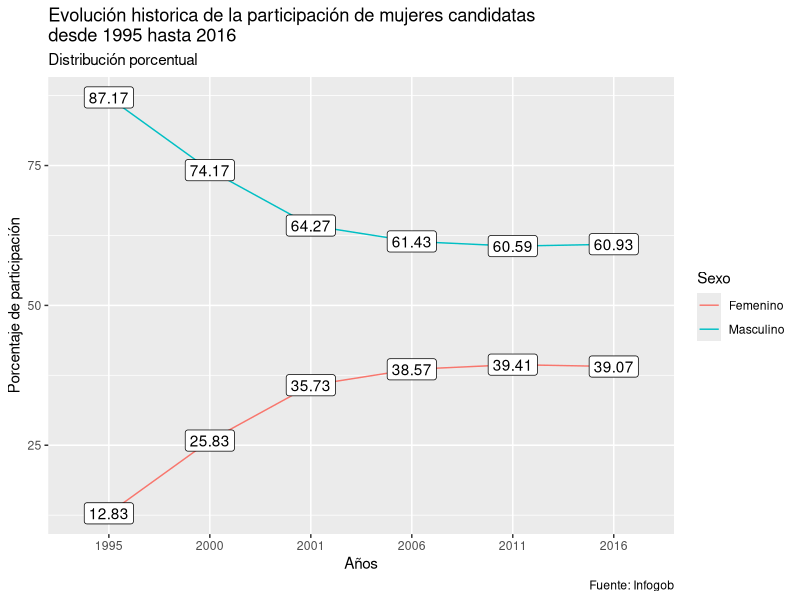
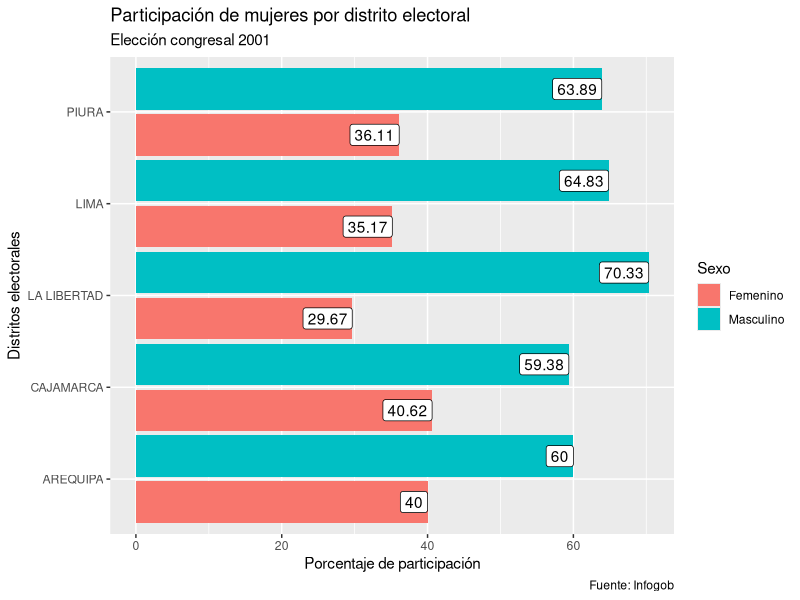
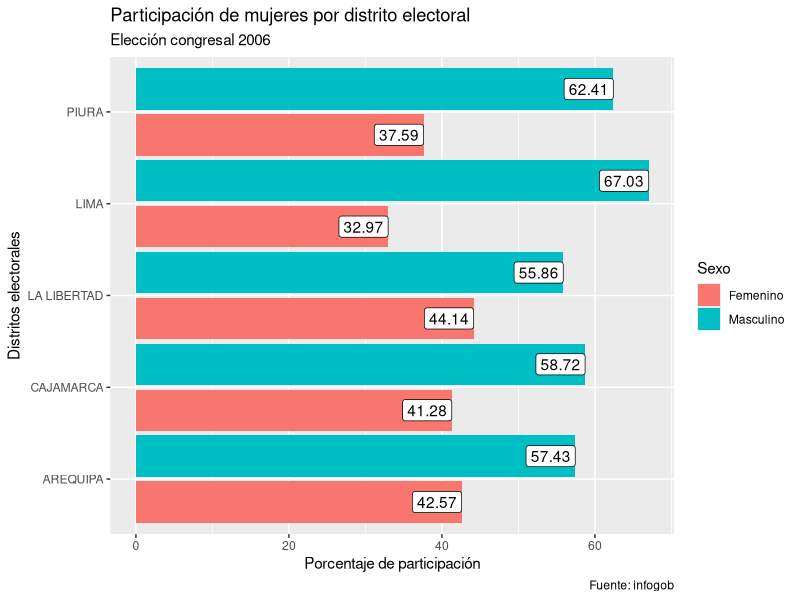
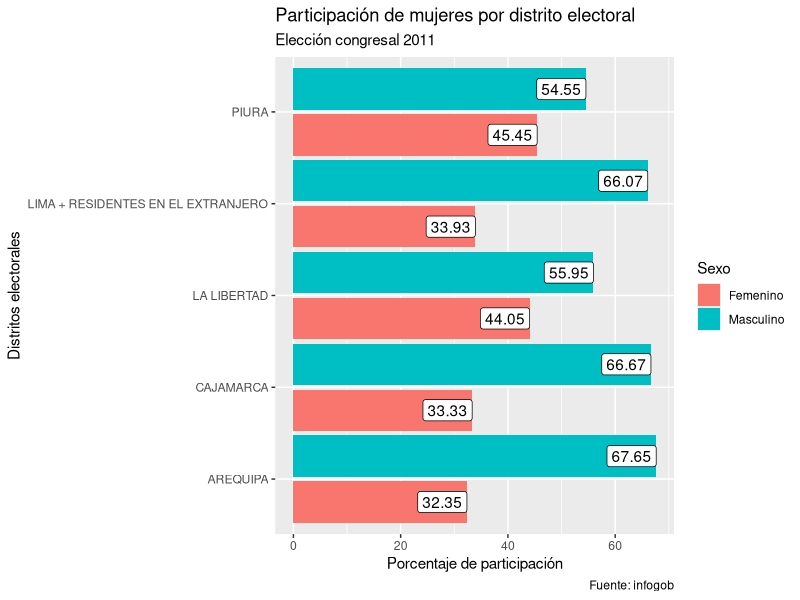
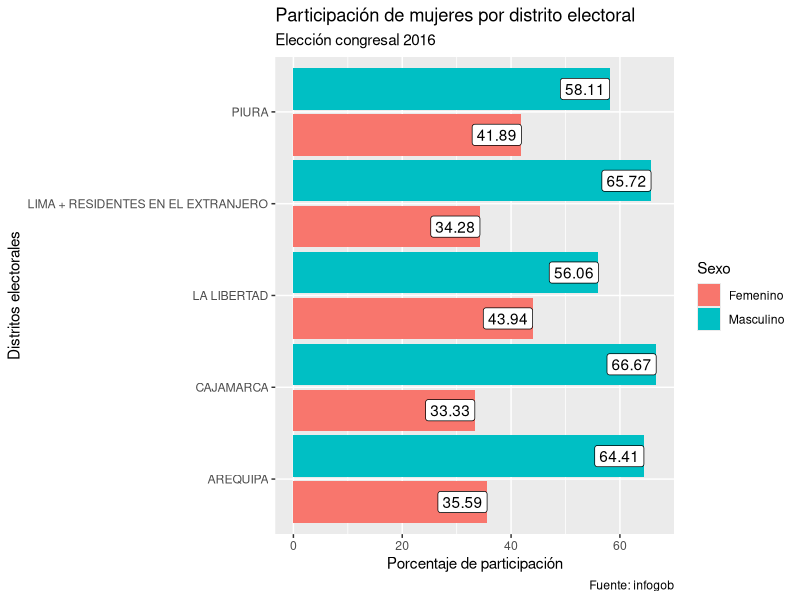
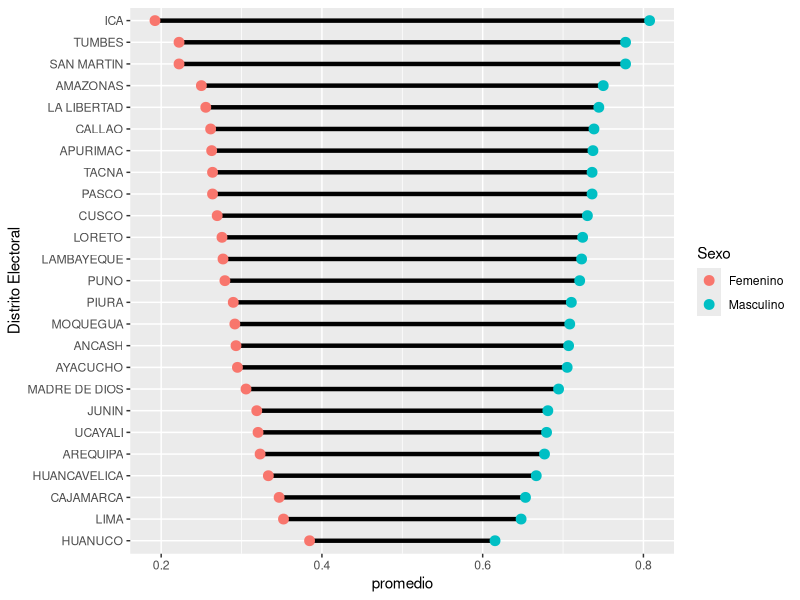
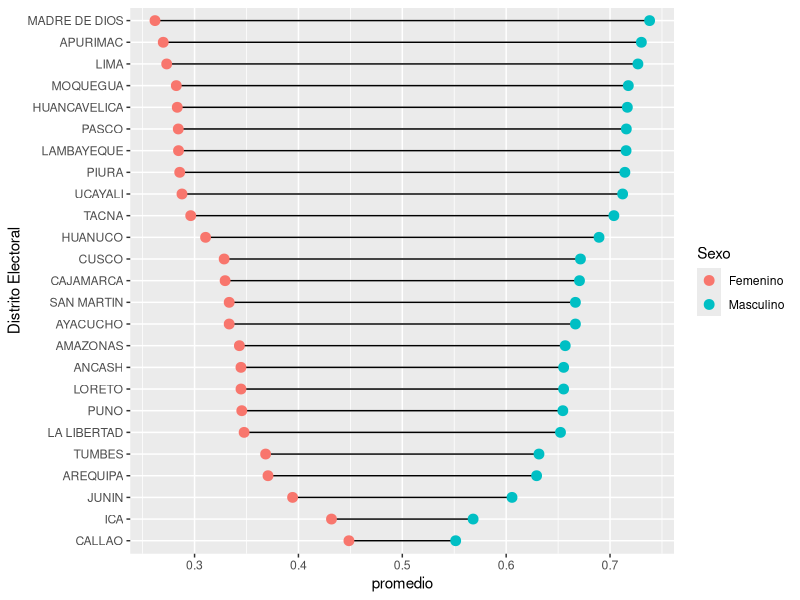
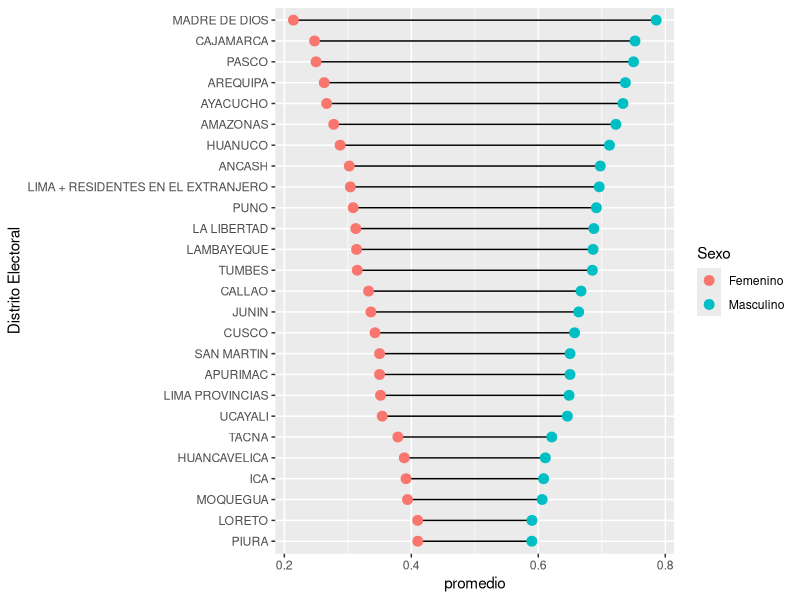

These charts were generated, in order, by the following R code:
## ---- chunk 1
library(tidyverse)
library(readxl)
## ---- chunk 2
autoridades1995 <- read_excel("data/EG1995_Candidatos_Congresal.xlsx")
autoridades1995 <- autoridades1995 %>% select(-c(Cargo))
autoridades1995 <- autoridades1995 %>% mutate(Año_eleccion = "1995")

autoridades2000 <- read_excel("data/EG2000_Candidatos_Congresal.xlsx")
autoridades2000 <- autoridades2000 %>% select(-c(Cargo))
autoridades2000 <- autoridades2000 %>% mutate(Año_eleccion = "2000")

autoridades2001 <- read_excel("data/EG2001_Candidatos_Congresal.xlsx")
autoridades2001 <- autoridades2001 %>% select(-c(Cargo))
autoridades2001 <- autoridades2001 %>% mutate(Año_eleccion = "2001")

autoridades2006 <- read_excel("data/EG2006_Candidatos_Congresal.xlsx")
autoridades2006 <- autoridades2006 %>% select(-c(Cargo))
autoridades2006 <- autoridades2006 %>% mutate(Año_eleccion = "2006")

autoridades2011 <- read_excel("data/EG2011_Candidatos_Congresal.xlsx")
autoridades2011 <- autoridades2011 %>% select(-c(Cargo))
autoridades2011 <- autoridades2011 %>% mutate(Año_eleccion = "2011")

autoridades2016 <- read_excel("data/EG2016_Candidatos_Congresal.xlsx")
autoridades2016 <- autoridades2016 %>% select(-c(Cargo))
autoridades2016 <- autoridades2016 %>% mutate(Año_eleccion = "2016")

Candidatos_congresales <-
  bind_rows(
    autoridades1995,
    autoridades2000,
    autoridades2001,
    autoridades2006,
    autoridades2011,
    autoridades2016
  )

resultados2016 <- read_excel("data/EG2016_Resultados_Congresal.xlsx")
resultados2016 <- resultados2016 %>% select("Distrito electoral", Electores)

## ---- chunk 3
historico <- Candidatos_congresales %>%
  count(Año_eleccion, Sexo) %>%
  group_by(Año_eleccion) %>%
  mutate(porcentaje = n / sum(n) * 100) %>%
  mutate(porcentajes = round(porcentaje,2))
## ---- chunk 4
participación2001 <- Candidatos_congresales %>%
  filter(Año_eleccion == "2001") %>%
  count(`Distrito Electoral`, Sexo) %>%
  group_by(`Distrito Electoral`) %>%
  mutate(porcentaje = n / sum(n) * 100) %>%
  mutate(porcentajes = round(porcentaje,2)) %>%
  ungroup() %>%
  filter(
    `Distrito Electoral` %in% c("LIMA", "LA LIBERTAD", "PIURA" ,"AREQUIPA", "CAJAMARCA")
  )
## ---- chunk 5
participación2006 <- Candidatos_congresales %>%
  filter(Año_eleccion == "2006") %>%
  count(`Distrito Electoral`, Sexo) %>%
  group_by(`Distrito Electoral`) %>%
  mutate(porcentaje = n / sum(n) * 100) %>%
  mutate(porcentajes = round(porcentaje,2)) %>%
  ungroup() %>%
  filter(
    `Distrito Electoral` %in% c("LIMA", "LA LIBERTAD", "PIURA" ,"AREQUIPA", "CAJAMARCA")
  ) 
## ---- chunk 6
participación2011 <- Candidatos_congresales %>%
  filter(Año_eleccion == "2011") %>%
  count(`Distrito Electoral`, Sexo) %>%
  group_by(`Distrito Electoral`) %>%
  mutate(porcentaje = n / sum(n) * 100) %>%
  mutate(porcentajes = round(porcentaje,2)) %>%
  ungroup() %>%
  filter(
    `Distrito Electoral` %in% c("LIMA + RESIDENTES EN EL EXTRANJERO", "LA LIBERTAD", "PIURA" ,"AREQUIPA", "CAJAMARCA")
  ) 
## ---- chunk 7
participación2016 <- Candidatos_congresales %>%
  filter(Año_eleccion == "2016") %>%
  count(`Distrito Electoral`, Sexo) %>%
  group_by(`Distrito Electoral`) %>%
  mutate(porcentaje = n / sum(n) * 100) %>%
  mutate(porcentajes = round(porcentaje,2)) %>%
  ungroup() %>%
  filter(
    `Distrito Electoral` %in% c("LIMA + RESIDENTES EN EL EXTRANJERO", "LA LIBERTAD", "PIURA" ,"AREQUIPA", "CAJAMARCA")
  ) 
## ---- chunk 8
brechas2001 <- Candidatos_congresales %>%
  filter(Año_eleccion == "2001") %>%
  mutate(Sexo = as_factor(Sexo),
         Sexo = fct_rev(Sexo)) %>%
  group_by(`Distrito Electoral`, `Organización Política`) %>%
  mutate(puntaje = (max(`N°`) + 1) - `N°`) %>%
  ungroup()%>%
  group_by(`Distrito Electoral`,`Organización Política`,Sexo, .drop = FALSE)%>%
  summarise(sum_puntaje= sum(puntaje)) %>% 
  mutate(proporcion = sum_puntaje/sum(sum_puntaje)) %>% 
  ungroup() %>% 
  group_by(`Distrito Electoral`, Sexo, .drop = FALSE) %>% 
  summarise(promedio = mean(proporcion)) %>% 
  mutate(diferencia = diff(promedio)) %>% 
  ungroup() %>% 
  mutate(`Distrito Electoral` = fct_reorder(`Distrito Electoral`, diferencia))
## ---- chunk 9
brechas2006 <- Candidatos_congresales %>%
  filter(Año_eleccion == "2006") %>%
  mutate(Sexo = as_factor(Sexo),
         Sexo = fct_rev(Sexo)) %>%
  group_by(`Distrito Electoral`, `Organización Política`) %>%
  mutate(puntaje = (max(`N°`) + 1) - `N°`) %>%
  ungroup()%>%
  group_by(`Distrito Electoral`,`Organización Política`,Sexo, .drop = FALSE)%>%
  summarise(sum_puntaje= sum(puntaje)) %>% 
  mutate(proporcion = sum_puntaje/sum(sum_puntaje)) %>% 
  ungroup() %>% 
  group_by(`Distrito Electoral`, Sexo, .drop = FALSE) %>% 
  summarise(promedio = mean(proporcion)) %>% 
  mutate(diferencia = diff(promedio)) %>% 
  ungroup() %>% 
  mutate(`Distrito Electoral` = fct_reorder(`Distrito Electoral`, diferencia))
## ---- chunk 10
brechas2011 <- Candidatos_congresales %>%
  filter(Año_eleccion == "2011") %>%
  mutate(Sexo = as_factor(Sexo),
         Sexo = fct_rev(Sexo)) %>%
  group_by(`Distrito Electoral`, `Organización Política`) %>%
  mutate(puntaje = (max(`N°`) + 1) - `N°`) %>%
  ungroup()%>%
  group_by(`Distrito Electoral`,`Organización Política`,Sexo, .drop = FALSE)%>%
  summarise(sum_puntaje= sum(puntaje)) %>% 
  mutate(proporcion = sum_puntaje/sum(sum_puntaje)) %>% 
  ungroup() %>% 
  group_by(`Distrito Electoral`, Sexo, .drop = FALSE) %>% 
  summarise(promedio = mean(proporcion)) %>% 
  mutate(diferencia = diff(promedio)) %>% 
  ungroup() %>% 
  mutate(`Distrito Electoral` = fct_reorder(`Distrito Electoral`, diferencia))
## ---- chunk 11
brechas2016 <- Candidatos_congresales %>%
  filter(Año_eleccion == "2016") %>%
  mutate(Sexo = as_factor(Sexo)) %>%
  group_by(`Distrito Electoral`, `Organización Política`) %>%
  mutate(puntaje = (max(`N°`) + 1) - `N°`) %>%
  ungroup()%>%
  group_by(`Distrito Electoral`,`Organización Política`,Sexo, .drop = FALSE)%>%
  summarise(sum_puntaje= sum(puntaje)) %>% 
  mutate(proporcion = sum_puntaje/sum(sum_puntaje)) %>% 
  ungroup() %>% 
  group_by(`Distrito Electoral`, Sexo, .drop = FALSE) %>% 
  summarise(promedio = mean(proporcion)) %>% 
  mutate(diferencia = diff(promedio)) %>% 
  ungroup() %>% 
  mutate(`Distrito Electoral` = fct_reorder(`Distrito Electoral`, diferencia))
## ---- chunk 12
porcentaje_listas <- Candidatos_congresales %>%
  count(`Distrito Electoral`, Sexo, Año_eleccion) %>%
  group_by(`Distrito Electoral`, Año_eleccion) %>%
  mutate(porcentaje = n / sum(n) * 100) %>%
  mutate(porcentajes = round(porcentaje)) %>%
  ungroup()%>%
  filter(Sexo =='Femenino')
## ---- chunk 13
brechas_listas <- Candidatos_congresales %>%
  mutate(Sexo = as_factor(Sexo),
         Sexo = fct_rev(Sexo)) %>%
  group_by(`Distrito Electoral`, `Organización Política`, Año_eleccion) %>%
  mutate(puntaje = (max(`N°`) + 1) - `N°`) %>%
  ungroup()%>%
  group_by(`Distrito Electoral`,`Organización Política`,Año_eleccion, Sexo)%>%
  summarise(sum_puntaje= sum(puntaje)) %>% 
  mutate(proporcion = sum_puntaje/sum(sum_puntaje)) %>% 
  ungroup() %>% 
  group_by(`Distrito Electoral`, Año_eleccion, Sexo) %>% 
  summarise(promedio = mean(proporcion)) %>% 
  mutate(diferencia = diff(promedio)) %>% 
  ungroup() %>% 
  mutate(`Distrito Electoral` = fct_reorder(`Distrito Electoral`, diferencia))%>% 
  filter(Sexo == 'Femenino')
## ---- chunk 14
historico %>%
ggplot(aes(Año_eleccion, porcentaje)) +
  geom_line(aes(color = Sexo, group = Sexo))+
  geom_label(aes(label = porcentajes))+
  labs(
    title = "Evolución historica de la participación de mujeres candidatas \ndesde 1995 hasta 2016",
    subtitle = "Distribución porcentual",
    caption = "Fuente: Infogob",
    x = "Años",
    y = "Porcentaje de participación"
  )
## ---- chunk 15
resultados2016 %>% 
  group_by(`Distrito electoral`) %>% 
  summarise(Electores=max(Electores)) %>% 
  arrange(desc(Electores)) %>% 
  filter(row_number()<=5)
## ---- chunk 16
participación2001 %>%
  ggplot(aes(x = porcentaje , y = `Distrito Electoral`)) +
  geom_col(aes(fill = Sexo), position = position_dodge(1)) +
  geom_label(aes(label = porcentajes, group = Sexo), position = position_dodge(1), hjust = 1) +
  labs(
    title = "Participación de mujeres por distrito electoral",
    subtitle = "Elección congresal 2001",
    caption = "Fuente: Infogob",
    x = "Porcentaje de participación",
    y = "Distritos electorales"
  )
## ---- chunk 17
participación2006 %>%
  ggplot(aes(x = porcentaje , y = `Distrito Electoral`)) +
  geom_col(aes(fill = Sexo), position = position_dodge(1)) +
  geom_label(aes(label = porcentajes, group = Sexo), position = position_dodge(1), hjust = 1) +
  labs(
    title = "Participación de mujeres por distrito electoral",
    subtitle = "Elección congresal 2006",
    caption = "Fuente: infogob",
    x = "Porcentaje de participación",
    y = "Distritos electorales"
  )
## ---- chunk 18
participación2011 %>%
  ggplot(aes(x = porcentaje , y = `Distrito Electoral`)) +
  geom_col(aes(fill = Sexo), position = position_dodge(1)) +
  geom_label(aes(label = porcentajes, group = Sexo), position = position_dodge(1), hjust = 1) +
  labs(
    title = "Participación de mujeres por distrito electoral",
    subtitle = "Elección congresal 2011",
    caption = "Fuente: infogob",
    x = "Porcentaje de participación",
    y = "Distritos electorales"
  )
## ---- chunk 19
participación2016 %>%
  ggplot(aes(x = porcentaje , y = `Distrito Electoral`)) +
  geom_col(aes(fill = Sexo), position = position_dodge(1)) +
  geom_label(aes(label = porcentajes, group = Sexo), position = position_dodge(1), hjust = 1) +
  labs(
    title = "Participación de mujeres por distrito electoral",
    subtitle = "Elección congresal 2016",
    caption = "Fuente: infogob",
    x = "Porcentaje de participación",
    y = "Distritos electorales"
  )
## ---- chunk 20
brechas2001  %>%
  ggplot(aes(promedio, `Distrito Electoral`)) +
  geom_line(aes(group = `Distrito Electoral`), size = 1.5, linetype = 1) +
  geom_point(aes(color = Sexo), size = 3)
## ---- chunk 21
brechas2006  %>%
  ggplot(aes(promedio, `Distrito Electoral`)) +
  geom_line(aes(group = `Distrito Electoral`)) +
  geom_point(aes(color = Sexo), size = 3)
## ---- chunk 22
brechas2011  %>%
  ggplot(aes(promedio, `Distrito Electoral`)) +
  geom_line(aes(group = `Distrito Electoral`)) +
  geom_point(aes(color = Sexo), size = 3)
## ---- chunk 23
brechas2016  %>%
  ggplot(aes(promedio, `Distrito Electoral`)) +
  geom_line(aes(group = `Distrito Electoral`)) +
  geom_point(aes(color = Sexo), size = 3)
## ---- chunk 24
porcentaje_listas %>% 
  left_join(brechas_listas) %>% 
  filter(Año_eleccion == '2016') %>%
  ggplot(aes(diferencia, porcentaje, color = `Distrito Electoral`))+
  geom_point() +
  scale_color_hue() +
  guides(color = guide_legend(title.position = "top", title.hjust = 0.5))
